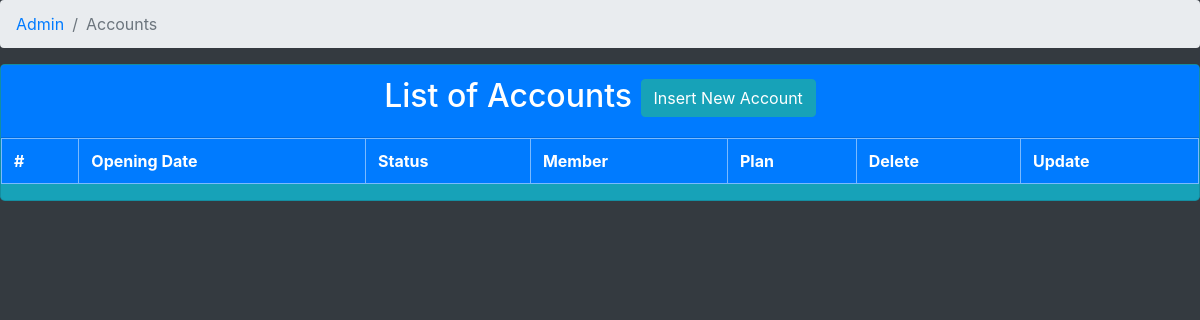
/viewAccounts.php, run on an earlier commit of the app's database.
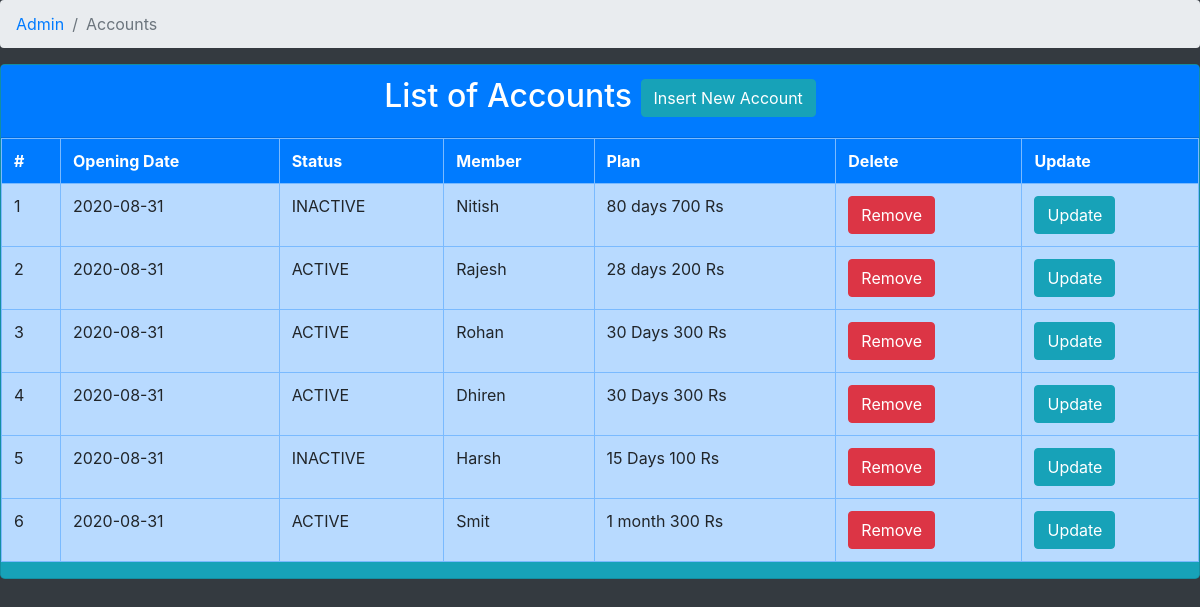
And on a later commit of the database.
### tables this page shows
CREATE TABLE `accounts` (
  `id` int(11) NOT NULL,
  `openingDate` date DEFAULT NULL,
  `status` enum('ACTIVE','INACTIVE') DEFAULT 'ACTIVE',
  `members_id` int(11) NOT NULL,
  `plans_id` int(11) NOT NULL
);

CREATE TABLE `members` (
  `id` int(11) NOT NULL,
  `name` varchar(45) DEFAULT NULL,
  `address` varchar(45) DEFAULT NULL,
  `phone` varchar(10) DEFAULT NULL,
  `emailAddress` varchar(100) DEFAULT NULL,
  `isActive` enum('YES','NO') DEFAULT NULL
);

CREATE TABLE `plans` (
  `id` int(11) NOT NULL,
  `name` varchar(45) DEFAULT NULL,
  `daysCount` int(11) DEFAULT NULL,
  `maxBooks` int(2) DEFAULT NULL,
  `amount` double DEFAULT NULL,
  `maxIssueDuration` int(3) DEFAULT NULL,
  `penalty` int(11) DEFAULT NULL
);

### Database.php (called while the page is built, shortened)
<?php
class Database{
    public static function getConnection(){
        return mysqli_connect("localhost","root","","library");
    }
	public static function selectrow($table, $id){
        $result=mysqli_query(Database::getConnection(),"select * from $table where id=$id;");
		return mysqli_fetch_assoc($result);
    }
	public static function selectall($table){
        return mysqli_query(Database::getConnection(),"select * from $table;");
    }
}
?>

### viewAccounts.php (the view, shortened to what this page needs)
<html>
<head>
	<link rel="stylesheet" href="css/bootstrap.min.css">
<head>
<body class="bg-dark">
<nav aria-label="breadcrumb">
	<ol class="breadcrumb">
		<li class="breadcrumb-item"><a href="index.php">Admin</a></li>
		<li class="breadcrumb-item active" aria-current="page">Accounts</li>
	</ol>
</nav>
<div class="card bg-info rounded-lg">
<div class="card-header bg-primary text-white text-center">
<h2>List of Accounts</h>
<a class="btn btn-info" href='./createAccount.php' >Insert New Account</a>
</div>
<?php
require("./Database.php");
$result=db::selectall("accounts");
echo "<table class='table table-bordered table-primary'>";
echo
"<tr class='bg-primary text-white'>
<th>#</th>
<th>Opening Date</th>
<th>Status</th>
<th>Member</th>
<th>Plan</th>
<th>Delete</th>
<th>Update</th>
</tr>";
$i=0;
while($row=mysqli_fetch_assoc($result)){
	$i=$i+1;
	echo "<tr>
	<td>".$i."</td>
	<td>".$row['openingDate']."</td>
	<td>".$row['status']."</td>
	<td>";
	$member=db::selectrow("members", $row['members_id']);
	echo $member['name']."</td><td>";
	$plan=db::selectrow("plans", $row['plans_id']);
	echo $plan['name']."</td>
	<td><a class='btn btn-danger' href='./viewAccounts.php?id=".$row['id']."'>Remove</a></td>
	<td><a class='btn btn-info' href='./updateAccount.php?id=".$row['id']."'>Update</a></td>
	</tr>";
}
echo "</table>";
?>
</div>
</body>
</html>

What changed in the data, as far as the page shows it:
added accounts: openingDate "2020-08-31", status "INACTIVE", members.name "Nitish", plans.name "80 days 700 Rs"
added accounts: openingDate "2020-08-31", status "ACTIVE", members.name "Rajesh", plans.name "28 days 200 Rs"
added accounts: openingDate "2020-08-31", status "ACTIVE", members.name "Rohan", plans.name "30 Days 300 Rs"
added accounts: openingDate "2020-08-31", status "ACTIVE", members.name "Dhiren", plans.name "30 Days 300 Rs"
added accounts: openingDate "2020-08-31", status "INACTIVE", members.name "Harsh", plans.name "15 Days 100 Rs"
added accounts: openingDate "2020-08-31", status "ACTIVE", members.name "Smit", plans.name "1 month 300 Rs"
